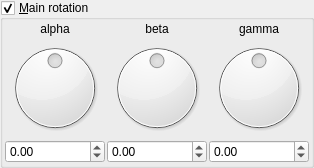
    <widget class="MyGroupBox" name="groupCheck_mandelbox_main_rotation_enabled">
     <property name="title">
      <string>&amp;Main rotation</string>
     </property>
     <property name="checkable">
      <bool>true</bool>
     </property>
     <layout class="QVBoxLayout" name="verticalLayout_3" stretch="0">
      <property name="spacing">
       <number>2</number>
      </property>
      <property name="leftMargin">
       <number>2</number>
      </property>
      <property name="topMargin">
       <number>2</number>
      </property>
      <property name="rightMargin">
       <number>2</number>
      </property>
      <property name="bottomMargin">
       <number>2</number>
      </property>
      <item>
       <layout class="QGridLayout" name="gridLayout_2">
        <property name="spacing">
         <number>2</number>
        </property>
        <item row="1" column="0">
         <widget class="QDial" name="dial3_mandelbox_rotation_main_x">
          <property name="minimum">
           <number>-18000</number>
          </property>
          <property name="maximum">
           <number>18000</number>
          </property>
          <property name="wrapping">
           <bool>true</bool>
          </property>
         </widget>
        </item>
        <item row="1" column="1">
         <widget class="QDial" name="dial3_mandelbox_rotation_main_y">
          <property name="minimum">
           <number>-18000</number>
          </property>
          <property name="maximum">
           <number>18000</number>
          </property>
          <property name="wrapping">
           <bool>true</bool>
          </property>
         </widget>
        </item>
        <item row="0" column="1">
         <widget class="QLabel" name="label_14">
          <property name="text">
           <string>beta</string>
          </property>
          <property name="alignment">
           <set>Qt::AlignCenter</set>
          </property>
         </widget>
        </item>
        <item row="2" column="0">
         <widget class="MyDoubleSpinBox" name="spinboxd3_mandelbox_rotation_main_x">
          <property name="sizePolicy">
           <sizepolicy hsizetype="Minimum" vsizetype="Maximum">
            <horstretch>0</horstretch>
            <verstretch>0</verstretch>
           </sizepolicy>
          </property>
          <property name="prefix">
           <string/>
          </property>
          <property name="suffix">
           <string/>
          </property>
          <property name="decimals">
           <number>2</number>
          </property>
          <property name="minimum">
           <double>-180.000000000000000</double>
          </property>
          <property name="maximum">
           <double>180.000000000000000</double>
          </property>
          <property name="singleStep">
           <double>1.000000000000000</double>
          </property>
         </widget>
        </item>
        <item row="0" column="0">
         <widget class="QLabel" name="label_13">
          <property name="text">
           <string>alpha</string>
          </property>
          <property name="alignment">
           <set>Qt::AlignCenter</set>
          </property>
         </widget>
        </item>
        <item row="1" column="2">
         <widget class="QDial" name="dial3_mandelbox_rotation_main_z">
          <property name="minimum">
           <number>-18000</number>
          </property>
          <property name="maximum">
           <number>18000</number>
          </property>
          <property name="wrapping">
           <bool>true</bool>
          </property>
         </widget>
        </item>
        <item row="0" column="2">
         <widget class="QLabel" name="label_15">
          <property name="text">
           <string>gamma</string>
          </property>
          <property name="alignment">
           <set>Qt::AlignCenter</set>
          </property>
         </widget>
        </item>
        <item row="2" column="1">
         <widget class="MyDoubleSpinBox" name="spinboxd3_mandelbox_rotation_main_y">
          <property name="sizePolicy">
           <sizepolicy hsizetype="Minimum" vsizetype="Maximum">
            <horstretch>0</horstretch>
            <verstretch>0</verstretch>
           </sizepolicy>
          </property>
          <property name="prefix">
           <string/>
          </property>
          <property name="suffix">
           <string/>
          </property>
          <property name="decimals">
           <number>2</number>
          </property>
          <property name="minimum">
           <double>-180.000000000000000</double>
          </property>
          <property name="maximum">
           <double>180.000000000000000</double>
          </property>
          <property name="singleStep">
           <double>1.000000000000000</double>
          </property>
         </widget>
        </item>
        <item row="2" column="2">
         <widget class="MyDoubleSpinBox" name="spinboxd3_mandelbox_rotation_main_z">
          <property name="sizePolicy">
           <sizepolicy hsizetype="Minimum" vsizetype="Maximum">
            <horstretch>0</horstretch>
            <verstretch>0</verstretch>
           </sizepolicy>
          </property>
          <property name="prefix">
           <string/>
          </property>
          <property name="suffix">
           <string/>
          </property>
          <property name="decimals">
           <number>2</number>
          </property>
          <property name="minimum">
           <double>-180.000000000000000</double>
          </property>
          <property name="maximum">
           <double>180.000000000000000</double>
          </property>
          <property name="singleStep">
           <double>1.000000000000000</double>
          </property>
         </widget>
        </item>
       </layout>
      </item>
     </layout>
    </widget>
